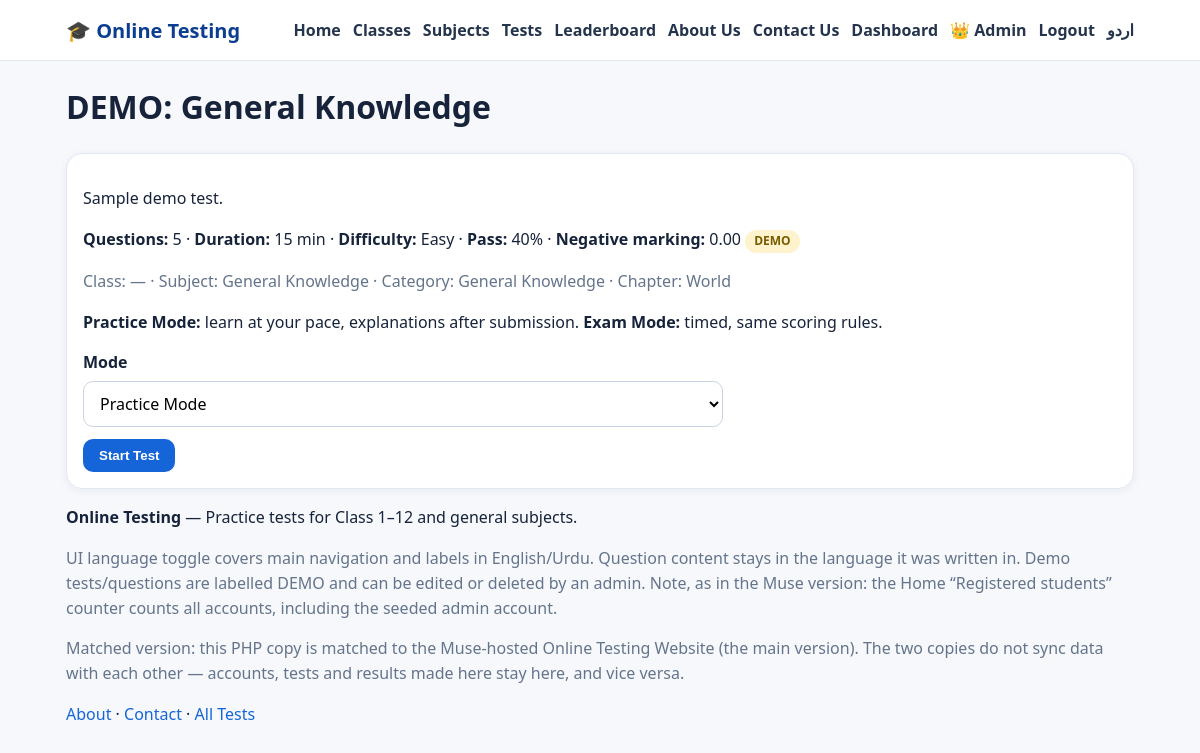
Page /test.php?id=2 (signed in) on the committed database.
### tables this page shows
CREATE TABLE IF NOT EXISTS settings(`key` VARCHAR(80) PRIMARY KEY, value TEXT);

CREATE TABLE IF NOT EXISTS users(id INT AUTO_INCREMENT PRIMARY KEY, name VARCHAR(120) NOT NULL, email VARCHAR(190) UNIQUE NOT NULL, password_hash VARCHAR(255) NOT NULL, role ENUM('student','admin') DEFAULT 'student', class_id INT NULL, created_at DATETIME DEFAULT CURRENT_TIMESTAMP, last_login DATETIME NULL, FOREIGN KEY(class_id) REFERENCES classes(id) ON DELETE SET NULL, INDEX(email));

CREATE TABLE IF NOT EXISTS tests(id INT AUTO_INCREMENT PRIMARY KEY, title VARCHAR(200) NOT NULL, slug VARCHAR(200) UNIQUE NOT NULL, class_id INT NULL, subject_id INT NULL, category_id INT NULL, chapter VARCHAR(160) DEFAULT '', difficulty ENUM('Easy','Medium','Hard') DEFAULT 'Medium', duration_minutes INT DEFAULT 20, passing_percent INT DEFAULT 40, negative_marking DECIMAL(4,2) DEFAULT 0, description TEXT, is_published TINYINT(1) DEFAULT 0, is_demo TINYINT(1) DEFAULT 0, created_by INT NULL, created_at DATETIME DEFAULT CURRENT_TIMESTAMP, FOREIGN KEY(class_id) REFERENCES classes(id) ON DELETE SET NULL, FOREIGN KEY(subject_id) REFERENCES subjects(id) ON DELETE SET NULL, FOREIGN KEY(category_id) REFERENCES categories(id) ON DELETE SET NULL, FOREIGN KEY(created_by) REFERENCES users(id) ON DELETE SET NULL, INDEX(is_published));

CREATE TABLE IF NOT EXISTS subjects(id INT AUTO_INCREMENT PRIMARY KEY, category_id INT NULL, name VARCHAR(120) NOT NULL, slug VARCHAR(120) UNIQUE NOT NULL, is_demo TINYINT(1) DEFAULT 0, FOREIGN KEY(category_id) REFERENCES categories(id) ON DELETE SET NULL);

CREATE TABLE IF NOT EXISTS categories(id INT AUTO_INCREMENT PRIMARY KEY, name VARCHAR(120) NOT NULL, slug VARCHAR(120) UNIQUE NOT NULL, is_demo TINYINT(1) DEFAULT 0);

### config.php (called while the page is built, shortened)
<?php
function db(){
    static $pdo=null;
    if($pdo===null){
        $pdo=new PDO('mysql:host='.DB_HOST.';dbname='.DB_NAME.';charset=utf8mb4',DB_USER,DB_PASS,
            [PDO::ATTR_ERRMODE=>PDO::ERRMODE_EXCEPTION,PDO::ATTR_DEFAULT_FETCH_MODE=>PDO::FETCH_ASSOC]);
    }
    return $pdo;
}
function e($s){ return htmlspecialchars((string)$s,ENT_QUOTES,'UTF-8'); }
function current_user(){
    $st=db()->prepare('SELECT * FROM users WHERE id=?'); $st->execute([$_SESSION['user_id']]);
    return $st->fetch() ?: null;
}
function is_admin(){ $u=current_user(); return $u && $u['role']==='admin'; }
$lang=$_SESSION['lang']??'en';
function t($k){ global $T,$lang; return $T[$lang][$k]??$T['en'][$k]??$k; }
function site_setting($k,$def=''){
    try{ $st=db()->prepare('SELECT value FROM settings WHERE `key`=?'); $st->execute([$k]); $r=$st->fetch(); return $r?$r['value']:$def; }catch(Exception $ex){ return $def; }
}

### test.php (the view, shortened to what this page needs)
<?php $page_title='Test'; include 'includes/header.php'; require_login();
$id=(int)($_GET['id']??0); $st=db()->prepare('SELECT t.*,cl.name clsname,sub.name subname,cat.name catname FROM tests t LEFT JOIN classes cl ON cl.id=t.class_id LEFT JOIN subjects sub ON sub.id=t.subject_id LEFT JOIN categories cat ON cat.id=t.category_id WHERE t.id=? AND t.is_published=1'); $st->execute([$id]); $t=$st->fetch();
$cnt=db()->prepare('SELECT COUNT(*) c FROM questions WHERE test_id=?'); $cnt->execute([$id]); $n=$cnt->fetch()['c'];
?>
<h1><?= e($t['title']) ?></h1><div class="card"><p><?= e($t['description']) ?></p>
<p><b><?= t('questions') ?>:</b> <?= (int)$n ?> · <b><?= t('duration') ?>:</b> <?= (int)$t['duration_minutes'] ?> <?= t('minutes') ?> · <b><?= t('difficulty') ?>:</b> <?= e($t['difficulty']) ?> · <b><?= t('pass_mark') ?>:</b> <?= (int)$t['passing_percent'] ?>% · <b>Negative marking:</b> <?= e($t['negative_marking']) ?> <?php if($t['is_demo']) echo '<span class="badge demo">DEMO</span>'; ?></p>
<p class="muted"><?= t('class') ?>: <?= e($t['clsname']??'—') ?> · <?= t('subject') ?>: <?= e($t['subname']??'—') ?> · <?= t('category') ?>: <?= e($t['catname']??'—') ?><?php if(!empty($t['chapter'])) echo ' · '.e(t('chapter')).': '.e($t['chapter']); ?></p>
<p><b>Practice Mode:</b> learn at your pace, explanations after submission. <b>Exam Mode:</b> timed, same scoring rules.</p>
<form method="post"><input type="hidden" name="csrf" value="<?= csrf_token() ?>">
<label>Mode</label><select name="mode"><option value="practice">Practice Mode</option><option value="exam">Exam Mode</option></select>
<button class="btn">Start Test</button></form></div>
<?php include 'includes/footer.php'; ?>

### includes/header.php (shortened to what this page needs)
<?php require_once __DIR__.'/../config.php'; $user=current_user(); $isUr=($lang==='ur'); ?>
<!DOCTYPE html><html lang="<?= $isUr?'ur':'en' ?>" dir="<?= $isUr?'rtl':'ltr' ?>">
<head><meta charset="utf-8"><meta name="viewport" content="width=device-width,initial-scale=1">
<link rel="stylesheet" href="assets/css/style.css"></head>
<body>
<header class="top"><div class="wrap top-in">
<a class="logo" href="index.php">🎓 <?= e(site_setting('site_name',SITE_NAME)) ?></a>
<nav>
<a href="index.php"><?= t('home') ?></a><a href="classes.php"><?= t('classes') ?></a><a href="subjects.php"><?= t('subjects') ?></a>
<a href="tests.php"><?= t('tests') ?></a><a href="leaderboard.php"><?= t('leaderboard') ?></a>
<a href="about.php"><?= t('about') ?></a><a href="contact.php"><?= t('contact') ?></a>
<?php if($user): ?><a href="dashboard.php"><?= t('dashboard') ?></a><?php if(is_admin()): ?><a href="admin/index.php">👑 <?= t('admin') ?></a><?php endif; ?><a href="logout.php"><?= t('logout') ?></a>
<?php else: ?><a href="login.php"><?= t('login') ?></a><a class="btn" href="register.php"><?= t('signup') ?></a><?php endif; ?>
<?php $toggle_qs=$_GET; $toggle_qs['lang']=$isUr?'en':'ur'; ?><a href="?<?= http_build_query($toggle_qs) ?>"><?= $isUr?'English':'اردو' ?></a>
</nav></div></header>
<main class="wrap">

### includes/footer.php
</main>
<footer class="foot"><div class="wrap">
<p><b><?= e(site_setting('site_name',SITE_NAME)) ?></b> — <?= e(site_setting('site_tagline','Practice tests for Class 1–12 and general subjects.')) ?></p>
<p class="muted">UI language toggle covers main navigation and labels in English/Urdu. Question content stays in the language it was written in. Demo tests/questions are labelled DEMO and can be edited or deleted by an admin. Note, as in the Muse version: the Home “Registered students” counter counts all accounts, including the seeded admin account.</p>
<p class="muted">Matched version: this PHP copy is matched to the Muse-hosted Online Testing Website (the main version). The two copies do not sync data with each other — accounts, tests and results made here stay here, and vice versa.</p>
<p><a href="about.php">About</a> · <a href="contact.php">Contact</a> · <a href="tests.php">All Tests</a></p>
</div></footer>
<script src="assets/js/app.js"></script></body></html>

### assets/css/style.css (style rules this page uses)
* { box-sizing:border-box }
body { margin:0;font-family:system-ui,-apple-system,Segoe UI,Roboto,Arial,sans-serif;background:#f6f8fc;color:#16233a;line-height:1.55 }
a { color:#1565d8;text-decoration:none }
.wrap { max-width:1100px;margin:0 auto;padding:0 16px }
.top { background:#fff;border-bottom:1px solid #e2e8f0;position:sticky;top:0;z-index:20 }
.top-in { display:flex;align-items:center;gap:16px;min-height:60px;flex-wrap:wrap }
.logo { font-weight:800;font-size:20px;color:#0b3d91 }
nav { display:flex;gap:12px;flex-wrap:wrap;align-items:center;margin-left:auto }
nav a { color:#24344d;font-weight:600 }
.btn,.btn2 { display:inline-block;background:#1565d8;color:#fff!important;border:0;border-radius:10px;padding:9px 16px;font-weight:700;cursor:pointer }
.card { background:#fff;border:1px solid #e2e8f0;border-radius:16px;padding:16px;box-shadow:0 2px 10px rgba(20,40,80,.06) }
.muted { color:#64748b }
.badge { display:inline-block;background:#e6f4ea;color:#137333;border-radius:999px;padding:2px 9px;font-size:12px;font-weight:700 }
.badge.demo { background:#fff3cd;color:#7a5b00 }
input,select,textarea { width:100%;padding:10px 12px;border:1px solid #cbd5e1;border-radius:10px;margin:6px 0 12px;font:inherit;background:#fff }
label { font-weight:600 }
form { max-width:640px }

### rows in the picture
settings: value "Online Testing"
users: role "Admin"
tests: title "DEMO: General Knowledge", description "Sample demo test.", duration_minutes "15", difficulty "Easy", passing_percent "40", negative_marking "0.00", subject.name "General Knowledge", category.name "General Knowledge", chapter "World"
settings: value "Practice tests for Class 1–12 and general subjects."

### other values in the picture
t('home') "Home"
t('classes') "Classes"
t('subjects') "Subjects"
t('tests') "Tests"
t('leaderboard') "Leaderboard"
t('about') "About Us"
t('contact') "Contact Us"
t('dashboard') "Dashboard"
t('logout') "Logout"
t('questions') "Questions"
$n "5"
t('duration') "Duration"
t('minutes') "min"
t('difficulty') "Difficulty"
t('pass_mark') "Pass"
